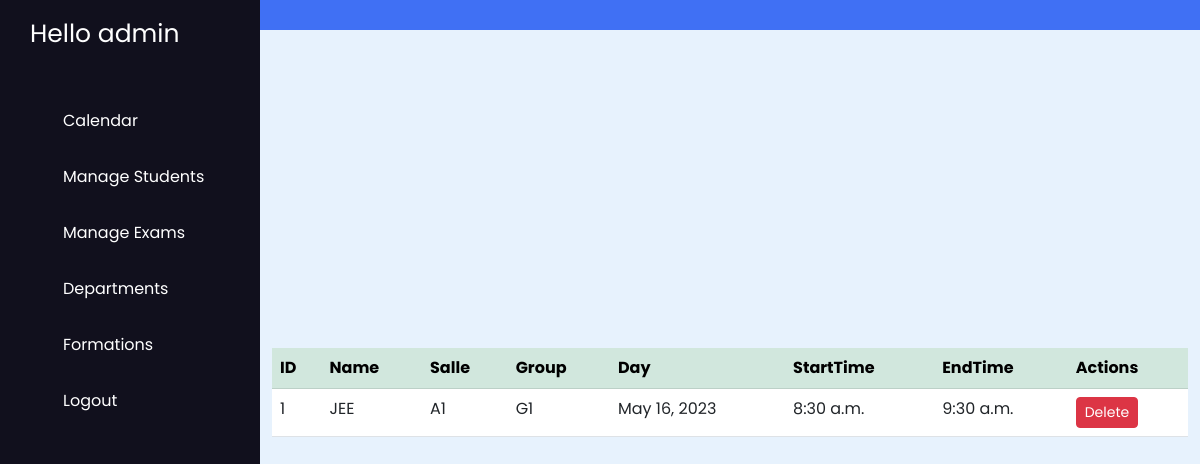
Screenshot of /list_exams/ (signed in) with the database file from the repository.
### exam_app/models.py (models this page shows)
class Exam(models.Model):
    name = models.CharField(max_length=100, null=True, blank=True)
    salle = models.CharField(max_length=10, null=True, blank=True)
    group = models.ForeignKey(Group, on_delete=models.CASCADE, null=True)
    day = models.DateField()
    start_time = models.TimeField()
    end_time = models.TimeField()

class Group(models.Model):
    name = models.CharField(max_length=10)
    def __str__(self):
        return f"{self.name}"

### exam_app/views.py (the view)
# urls.py: path('list_exams/', ListExamsView, name="list_exams"),
def ListExamsView(request):
    all_exams = Exam.objects.all()
    return render(request, "list_exams.html", {"exams": all_exams})

### exam_app/templates/list_exams.html
{% extends "base.html" %}
{% block content %}
<div class="container">
<table class="table table-hover">
    <thead class="table-success">
      <th>ID</th>
      <th>Name</th>
      <th>Salle</th>
      <th>Group</th>
      <th>Day</th>
      <th>StartTime</th>
      <th>EndTime</th>
      <th>Actions</th>
    </thead>
    <tbody>
      {% for exam in exams %}
      <tr>
        <td>{{ exam.id }}</td>
        <td>{{ exam.name }}</td>
        <td>{{ exam.salle }}</td>
        <td>{{ exam.group }}</td>
        <td>{{ exam.day }}</td>
        <td>{{ exam.start_time }}</td>
        <td>{{ exam.end_time }}</td>
        <td>
          <a class="btn btn-sm btn-danger" href="{% url 'delete_exam' exam.id %}">Delete</a>
        </td>
      </tr>
      {% endfor %}
    </tbody>
  </table>
</div>
{% endblock content %}

### exam_app/templates/base.html (shortened to what this page needs)
{% load static %}
<!DOCTYPE html>
<html lang="en">
  <head>
    <link href="https://cdn.jsdelivr.net/npm/bootstrap@5.3.0-alpha3/dist/css/bootstrap.min.css" rel="stylesheet">
    <link rel="stylesheet" href="{% static 'css/style.css' %}" />
  </head>
  <body>
    <nav class="sidebar">
      <a href="#" class="logo">Hello {{ request.user }}</a>
      <div class="menu-content">
        <ul class="menu-items">
          {% if request.user.is_superuser %}
          <li class="item">
            <a href="{% url 'index' %}">Calendar</a>
          </li>
          <li class="item">
            <div class="submenu-item">
              <span>Manage Students</span>
            </div>
          </li>
          <li class="item">
            <div class="submenu-item">
              <span>Manage Exams</span>
            </div>
          </li>
          <li class="item">
            <div class="submenu-item">
              <span>Departments</span>
            </div>
          </li>
          <li class="item">
            <div class="submenu-item">
              <span>Formations</span>
            </div>
          </li>
          {% endif %}
          {% if request.user.is_authenticated %}
          <li class="item">
            <a href="{% url 'logout' %}">Logout</a>
          </li>
          {% endif %}
        </ul>
      </div>
    </nav>
    <nav class="navbar">
    </nav>
    <main class="main">
    {% block content %}
    {% endblock content %}
    </main>
  </body>
</html>

### exam_app/static/css/style.css (style rules this page uses)
* { margin: 0; padding: 0; box-sizing: border-box; font-family: "Poppins", sans-serif; }
.sidebar { position: fixed; height: 100%; width: 260px; background: #11101d; padding: 15px; z-index: 99; }
.logo { font-size: 25px; padding: 0 15px; }
.sidebar a { color: #fff; text-decoration: none; }
.menu-content { position: relative; height: 100%; width: 100%; margin-top: 40px; overflow-y: scroll; }
.menu-items { height: 100%; width: 100%; list-style: none; transition: all 0.4s ease; }
.item a, .submenu-item { padding: 16px; display: inline-block; width: 100%; border-radius: 12px; }
.submenu-item { display: flex; justify-content: space-between; align-items: center; color: #fff; cursor: pointer; }
.navbar, .main { left: 260px; width: calc(100% - 260px); transition: all 0.5s ease; z-index: 1000; }
.navbar { position: fixed; color: #fff; padding: 15px 20px; font-size: 25px; background: #4070f4; cursor: pointer; }
.main { position: relative; display: flex; align-items: center; justify-content: center; height: 100vh; z-index: 100; background: #e7f2fd; }

### rows the page displays
Exam: id "1", name "JEE", salle "A1", group "G1", day "May 16, 2023", start_time "8:30 a.m.", end_time "9:30 a.m."

### other values shown
{{ request.user }} "admin"
